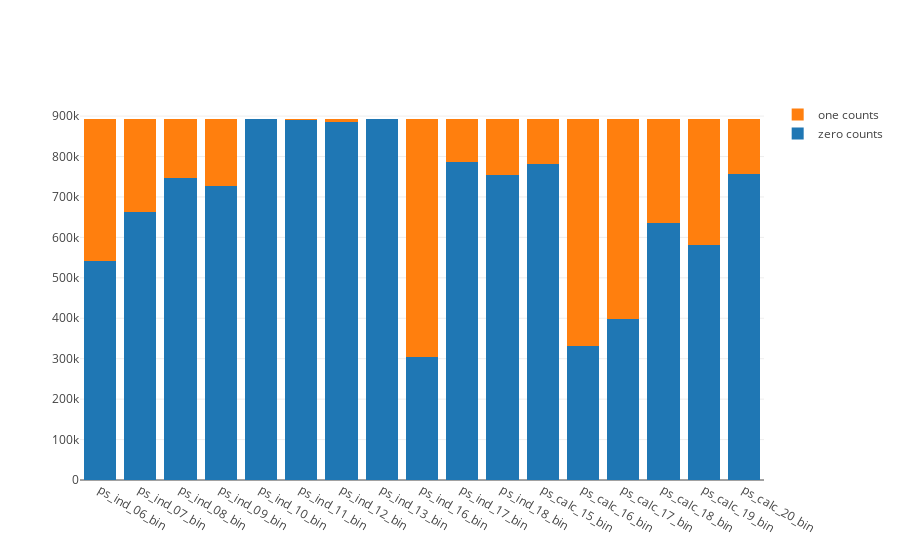

The cell this chart's notebook holds for it:
### Code cell
import plotly.offline as pltoff
import plotly.graph_objs as go

test_bin_zero_list = []
test_bin_one_list = []

for col in bin_cols:
    temp = test[col].value_counts()
    test_bin_zero_list.append(temp[0])
    test_bin_one_list.append(temp[1])

test_trace1 = go.Bar(x = bin_cols,
                    y = test_bin_zero_list,
                    name = 'zero counts')
test_trace2 = go.Bar(x = bin_cols,
                    y = test_bin_one_list,
                    name = 'one counts')
test_bin_plot_data = [test_trace1, test_trace2]
layout = go.Layout(barmode = 'stack')
fig = go.Figure(data = test_bin_plot_data, layout = layout)
pltoff.iplot(fig, filename = 'stack-bar')

### Figure 1 — Plotly figure (JSON) as saved in the notebook; plotly's stock layout.template omitted (floating-point values rounded to 4 significant figures)
{"data": [{"name": "zero counts", "type": "bar", "uid": "fd87f301-cfad-4039-9fcf-485b6133faaf", "x": ["ps_ind_06_bin", "ps_ind_07_bin", "ps_ind_08_bin", "ps_ind_09_bin", "ps_ind_10_bin", "ps_ind_11_bin", "ps_ind_12_bin", "ps_ind_13_bin", "ps_ind_16_bin", "ps_ind_17_bin", "ps_ind_18_bin", "ps_calc_15_bin", "ps_calc_16_bin", "ps_calc_17_bin", "ps_calc_18_bin", "ps_calc_19_bin", "ps_calc_20_bin"], "y": [541720, 663192, 746699, 726837, 892483, 891392, 884445, 891888, 303030, 785322, 754454, 782357, 332345, 397607, 635867, 580916, 756726]}, {"name": "one counts", "type": "bar", "uid": "3646cbbc-3481-45ed-a26f-2749ff9264cd", "x": ["ps_ind_06_bin", "ps_ind_07_bin", "ps_ind_08_bin", "ps_ind_09_bin", "ps_ind_10_bin", "ps_ind_11_bin", "ps_ind_12_bin", "ps_ind_13_bin", "ps_ind_16_bin", "ps_ind_17_bin", "ps_ind_18_bin", "ps_calc_15_bin", "ps_calc_16_bin", "ps_calc_17_bin", "ps_calc_18_bin", "ps_calc_19_bin", "ps_calc_20_bin"], "y": [351096, 229624, 146117, 165979, 333, 1424, 8371, 928, 589786, 107494, 138362, 110459, 560471, 495209, 256949, 311900, 136090]}], "layout": {"barmode": "stack"}}
